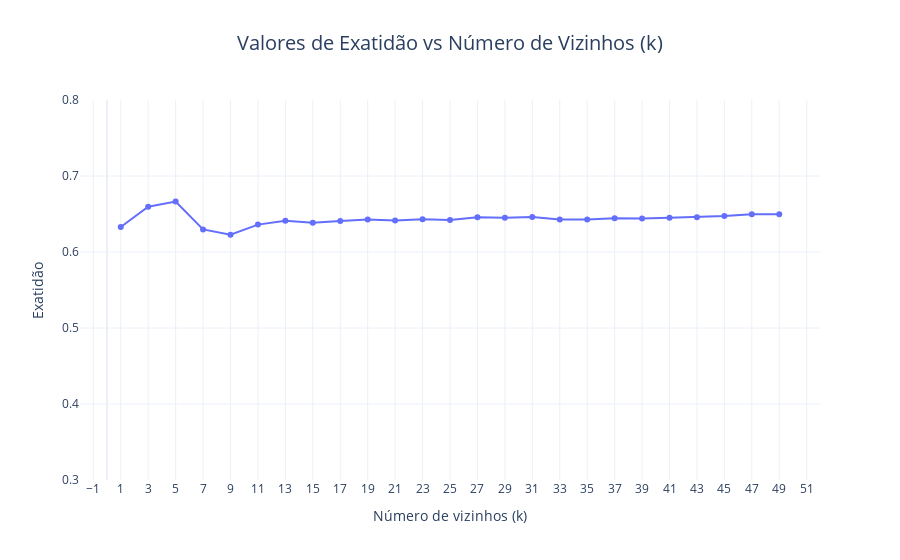

Write notebook code for a chart like this one.
### Code cell
# mostrar grafico da exatidão

curve=pd.DataFrame(accuracy_list)

df_plot = pd.DataFrame({
    'k': k_list,
    'exatidão': curve[0]
})

fig = px.line(
    df_plot,
    x='k',
    y='exatidão',
    title="Valores de Exatidão vs Número de Vizinhos (k)",
    labels={'k': 'Número de vizinhos (k)', 'exatidão': 'Exatidão'},
    markers=True
)

fig.update_layout(
    title_font_size=20,
    title_x=0.5,
    xaxis=dict(
        showgrid=True,
        zeroline=True,
        tickmode='linear',
        tick0=1,
        dtick=2
    ),
    yaxis=dict(
        showgrid=True,
        zeroline=True,
        range=[0.3, 0.8]
    ),
    template='plotly_white'
)

fig.show()

### Figure 1 — Plotly figure (JSON) as saved in the notebook; plotly's stock layout.template omitted (floating-point values rounded to 4 significant figures)
{"data": [{"hovertemplate": "Número de vizinhos (k)=%{x}<br>Exatidão=%{y}<extra></extra>", "legendgroup": "", "line": {"color": "#636efa", "dash": "solid"}, "marker": {"symbol": "circle"}, "mode": "lines+markers", "name": "", "orientation": "v", "showlegend": false, "x": [1, 3, 5, 7, 9, 11, 13, 15, 17, 19, 21, 23, 25, 27, 29, 31, 33, 35, 37, 39, 41, 43, 45, 47, 49], "xaxis": "x", "y": [0.6329, 0.6596, 0.6663, 0.6297, 0.6226, 0.636, 0.6411, 0.6386, 0.6408, 0.6427, 0.6415, 0.6431, 0.6421, 0.6456, 0.645, 0.6459, 0.6427, 0.6427, 0.6443, 0.644, 0.645, 0.6456, 0.6472, 0.6498, 0.6498], "yaxis": "y", "type": "scatter"}], "layout": {"xaxis": {"anchor": "y", "domain": [0.0, 1.0], "title": {"text": "Número de vizinhos (k)"}, "showgrid": true, "zeroline": true, "tickmode": "linear", "tick0": 1, "dtick": 2}, "yaxis": {"anchor": "x", "domain": [0.0, 1.0], "title": {"text": "Exatidão"}, "showgrid": true, "zeroline": true, "range": [0.3, 0.8]}, "legend": {"tracegroupgap": 0}, "title": {"text": "Valores de Exatidão vs Número de Vizinhos (k)", "font": {"size": 20}, "x": 0.5}}}
